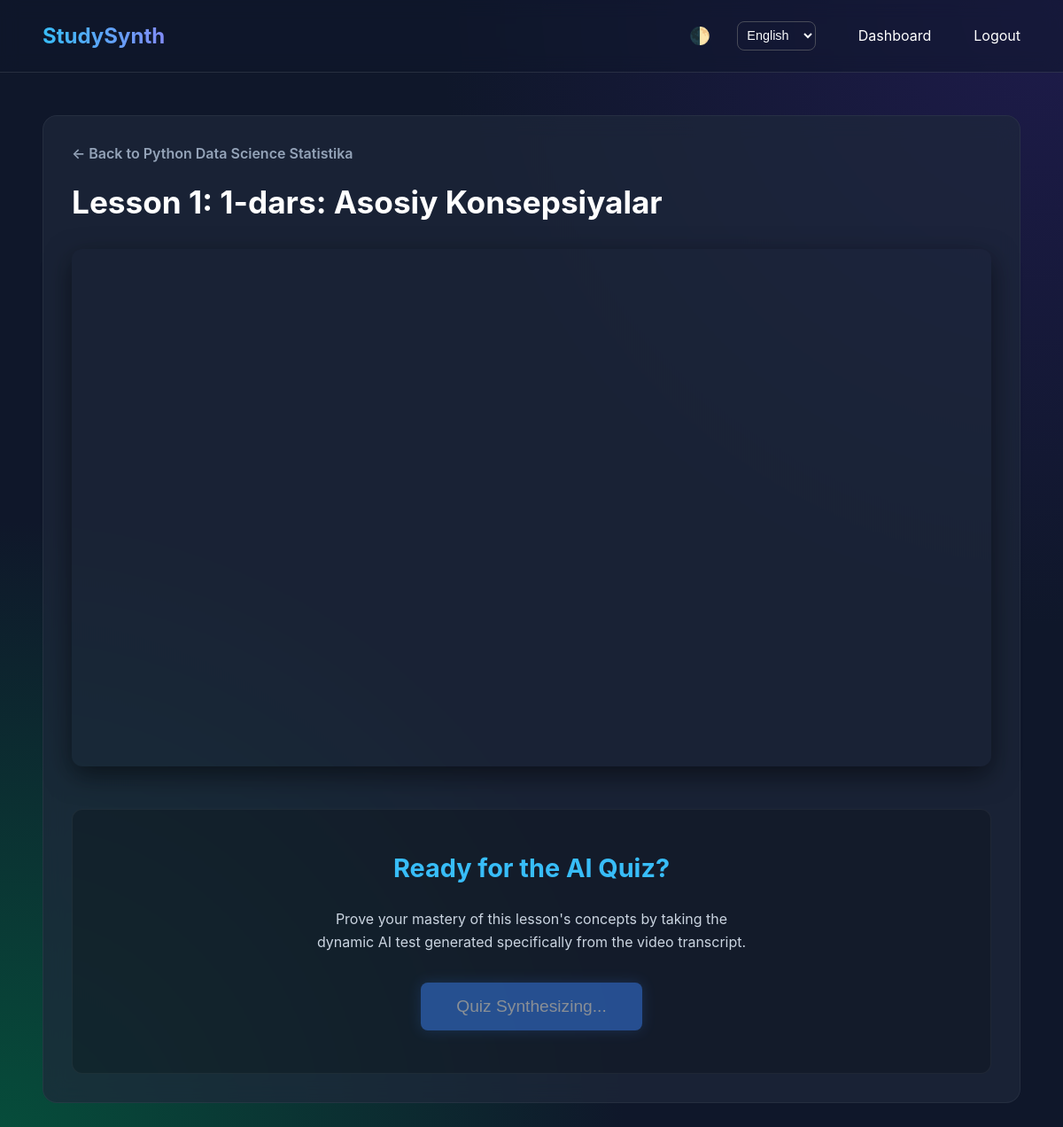
Screenshot of /lesson/10/ (signed in) with the database file from the repository.
### apps/courses/models.py (models this page shows, shortened)
class Lesson(models.Model):
    course = models.ForeignKey(Course, on_delete=models.CASCADE, related_name='lessons')
    title = models.CharField(max_length=255)
    video_url = models.URLField(max_length=500, blank=True, null=True, help_text="Tashqi havola")
    video_file = models.FileField(upload_to="videos/lessons/", blank=True, null=True, help_text="Kompyuterdan MP4 video yuklash")
    order = models.PositiveIntegerField(default=1)
    transcript = models.TextField(blank=True, null=True, help_text="Used for AI test generation")
    class Meta:
        ordering = ['order']

class Course(models.Model):
    title = models.CharField(max_length=255)
    description = models.TextField()
    category = models.ForeignKey(Category, on_delete=models.SET_NULL, null=True, blank=True, related_name='courses')
    legacy_category = models.CharField(max_length=100, blank=True, null=True, help_text="Old flat category")
    video_url = models.URLField(max_length=500, blank=True, null=True, help_text="Tashqi havola (YouTube / Vimeo)")
    video_file = models.FileField(upload_to="videos/courses/", blank=True, null=True, help_text="Kompyuterdan MP4 video yuklash")
    created_at = models.DateTimeField(auto_now_add=True)
    updated_at = models.DateTimeField(auto_now=True)
    class Meta:
        ordering = ['-created_at']

### apps/courses/ui_views.py (the view)
# urls.py: path('lesson/<int:pk>/', LessonView.as_view(), name='lesson-detail'),
class LessonView(LoginRequiredMixin, DetailView):
    model = Lesson
    template_name = 'courses/lesson.html'
    context_object_name = 'lesson'
    def dispatch(self, request, *args, **kwargs):
        if not request.user.is_authenticated:
            return redirect('login')
        if not request.user.is_superuser and not request.user.subscriptions.filter(is_active=True).exists():
            messages.error(request, "A premium subscription is required to access learning materials.")
            return redirect('home')
        return super().dispatch(request, *args, **kwargs)

### templates/courses/lesson.html (shortened to what this page needs)
{% extends 'base.html' %}
{% block content %}
<div class="glass-panel">
    <a href="{% url 'course-detail' lesson.course.id %}"
        style="color: #94a3b8; text-decoration: none; font-weight: 600;">&larr; Back to {{ lesson.course.title }}</a>
    <h1 style="margin-top: 1.5rem; font-size: 2.2rem; color: white;">Lesson {{ lesson.order }}: {{ lesson.title }}</h1>
    <div class="video-container">
        {% if lesson.video_file %}
        <video controls style="position: absolute; top: 0; left: 0; width: 100%; height: 100%;">
            <source src="{{ lesson.video_file.url }}" type="video/mp4">
            Brauzeringiz videoni qo'llab-quvvatlamaydi.
        </video>
        {% elif lesson.video_url %}
        <iframe src="{{ lesson.video_url }}" frameborder="0" allowfullscreen style="position: absolute; top: 0; left: 0; width: 100%; height: 100%;"></iframe>
        {% else %}
        <div style="position: absolute; top:0; left:0; width: 100%; height: 100%; display: flex; justify-content: center; align-items: center; background: rgba(0,0,0,0.5);">
            <p style="color: #94a3b8;">Video yuklanmagan.</p>
        </div>
        {% endif %}
    </div>
    <div class="quiz-callout">
        <h3 style="margin-top: 0; color: #38bdf8; font-size: 1.8rem;">Ready for the AI Quiz?</h3>
        <p style="color: #cbd5e1; max-width: 500px; margin: 1rem auto 2rem auto; line-height: 1.6;">Prove your mastery
            of this lesson's concepts by taking the dynamic AI test generated specifically from the video transcript.
        </p>
        {% if lesson.quiz %}
        <a href="{% url 'quiz-detail' lesson.quiz.id %}" class="btn-primary"
            style="font-size: 1.2rem; padding: 1rem 2.5rem;">Start Assessment</a>
        {% else %}
        <button disabled class="btn-primary"
            style="opacity: 0.5; cursor: not-allowed; font-size: 1.2rem; padding: 1rem 2.5rem;">Quiz
            Synthesizing...</button>
        {% endif %}
    </div>
</div>
{% endblock %}

### templates/base.html (style rules this page uses)
:root { --bg-color: #0f172a; --text-color: #f8fafc; --accent-primary: #3b82f6; --accent-glow: rgba(59, 130, 246, 0.4); --card-bg: rgba(30, 41, 59, 0.7); }
body { margin: 0; padding: 0; background-color: var(--bg-color); color: var(--text-color); font-family: 'Inter', system-ui, sans-serif; background-image: radial-gradient(circle at top right, #1e1b4b, transparent 40%), radial-gradient(circle at bottom left, #064e3b, transparent 40%); min-height: 100vh; display: flex; flex-direction: column; }
.btn-primary { background: var(--accent-primary); color: white; border: none; padding: 0.6rem 1.2rem; border-radius: 8px; cursor: pointer; text-decoration: none; box-shadow: 0 0 15px var(--accent-glow); transition: all 0.3s ease; display: inline-block; }

### templates/courses/lesson.html (style rules this page uses)
.glass-panel { background: var(--card-bg); border-radius: 16px; padding: 2rem; backdrop-filter: blur(12px); border: 1px solid rgba(255, 255, 255, 0.05); animation: fadeUp 0.8s ease-out; }
.video-container { position: relative; padding-bottom: 56.25%; height: 0; overflow: hidden; max-width: 100%; border-radius: 12px; margin-top: 2rem; box-shadow: 0 10px 30px rgba(0, 0, 0, 0.5); }
.video-container iframe { position: absolute; top: 0; left: 0; width: 100%; height: 100%; }
.quiz-callout { margin-top: 3rem; text-align: center; padding: 3rem; background: rgba(0, 0, 0, 0.2); border-radius: 12px; border: 1px solid rgba(255, 255, 255, 0.05); }

### rows the page displays
Lesson: course "Python Data Science Statistika", order "1", title "1-dars: Asosiy Konsepsiyalar"

### other values shown
form field language "English"
